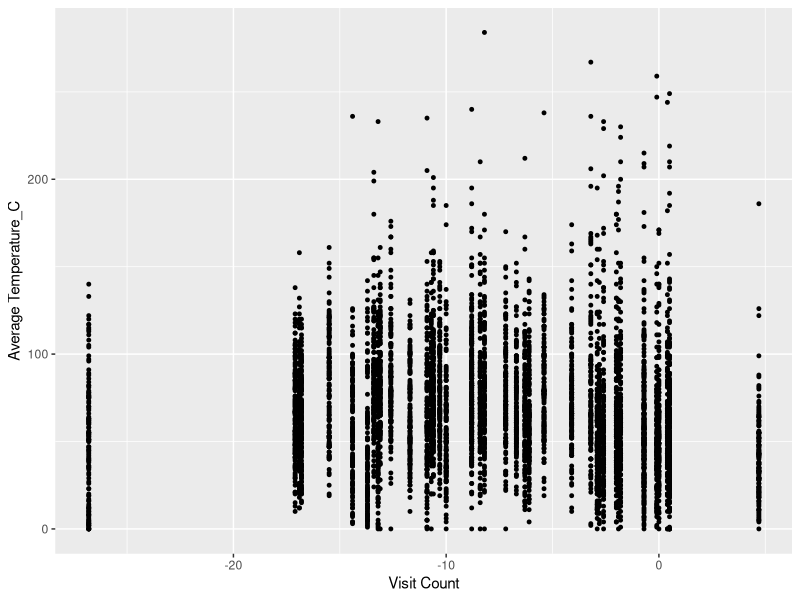
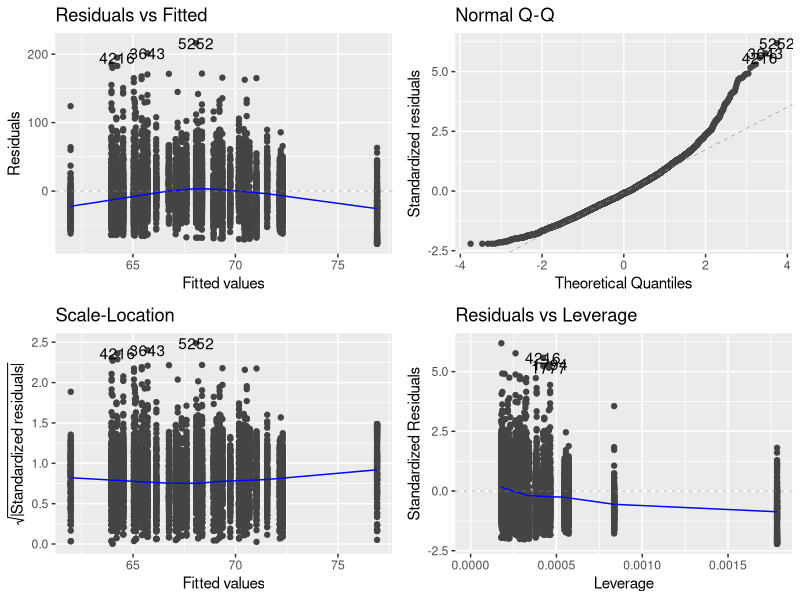
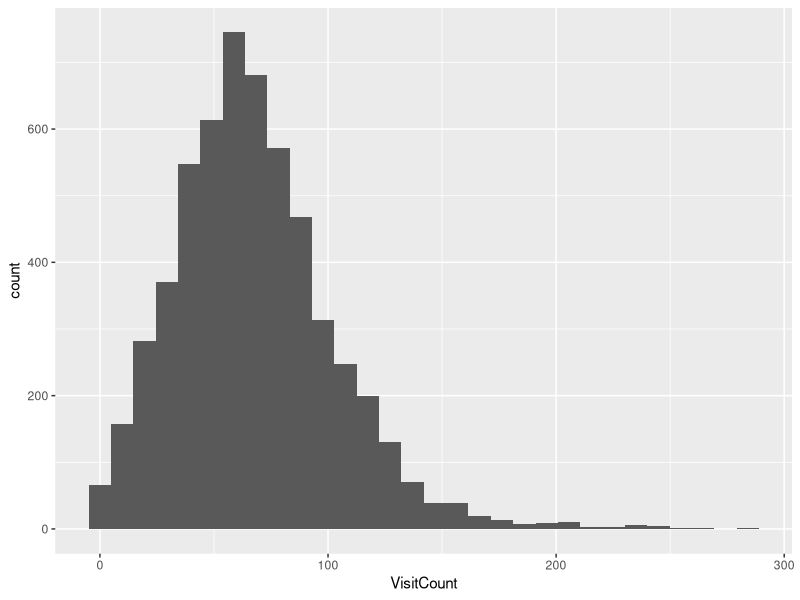
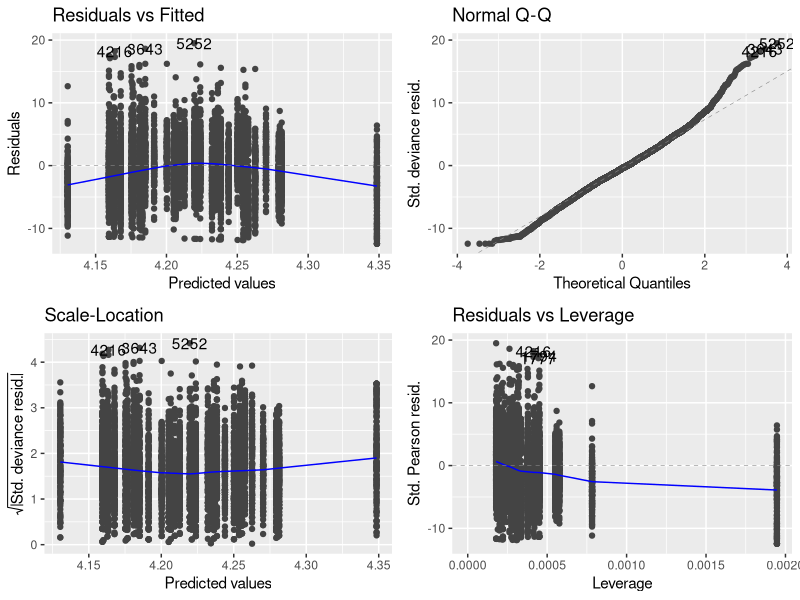
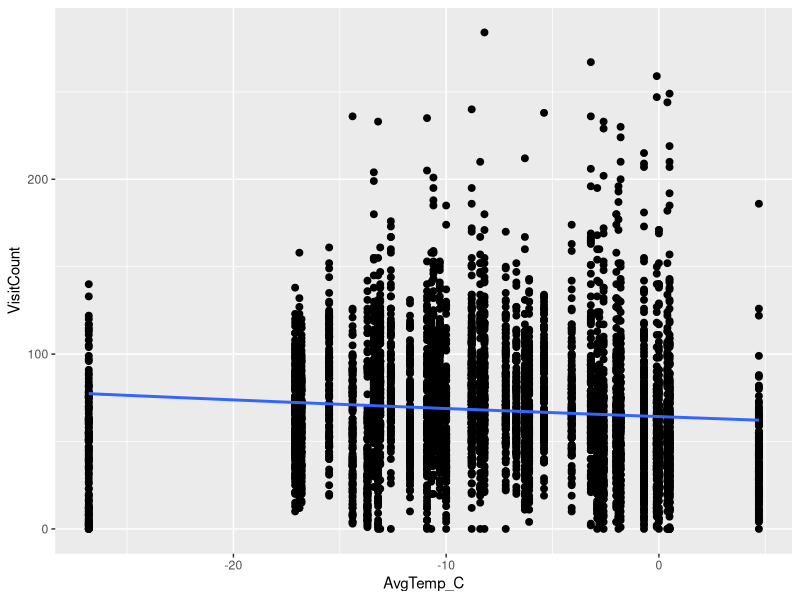

Write the R code that produced these figures, in order.
## ---- chunk 1
rm(list=ls()) #clear's R's brain
library(here)
library(tidyverse)
library(ggfortify)
## ---- chunk 2
dates <- read.csv(here("Data", "dates.csv"))
## ---- chunk 3
ggplot(dates, aes(x = AvgTemp_C, y = VisitCount)) +
  geom_point(size = 1) +
  xlab("Visit Count") +
  ylab("Average Temperature_C")
  theme_bw()
## ---- chunk 4
model_dates <- lm(VisitCount ~ AvgTemp_C, data = dates)
## ---- chunk 5
autoplot(model_dates)
## ---- chunk 6
ggplot(dates, aes(x = VisitCount)) +
  geom_histogram()
## ---- chunk 7
model_dates_1 <- glm(VisitCount ~ AvgTemp_C, data = dates, family = poisson)
## ---- chunk 8
autoplot(model_dates_1)
## ---- chunk 9
summary(model_dates_1)
anova(model_dates_1, test = "Chisq")
## ---- chunk 10
min.temp <- min(dates$AvgTemp_C)
max.temp <- max(dates$AvgTemp_C)
## ---- chunk 11
new.x <- expand.grid(AvgTemp_C = seq(min.temp, max.temp, length = 1000)) #creating the new.x values using the variable AvgTemp_C
## ---- chunk 12
# generating fits and standard errors at new.x values
new.y <- predict(model_dates_1, newdata = new.x, se.fit = T)
new.y <- data.frame(new.y)
## ---- chunk 13
addThese <- data.frame(new.x, new.y) 
## ---- chunk 14
# adding the confidence intervals into the new data frame
addThese <- mutate(addThese,
  VisitCount = exp(fit), 
  lwr = exp(fit - 1.96 * se.fit),
  upr = exp(fit + 1.96 * se.fit)
)
## ---- chunk 15
ggplot(dates, aes(AvgTemp_C, VisitCount)) +
  geom_point(size = 2) +
  geom_smooth(data = addThese, aes(ymin = lwr, ymax = upr), stat = "identity")
